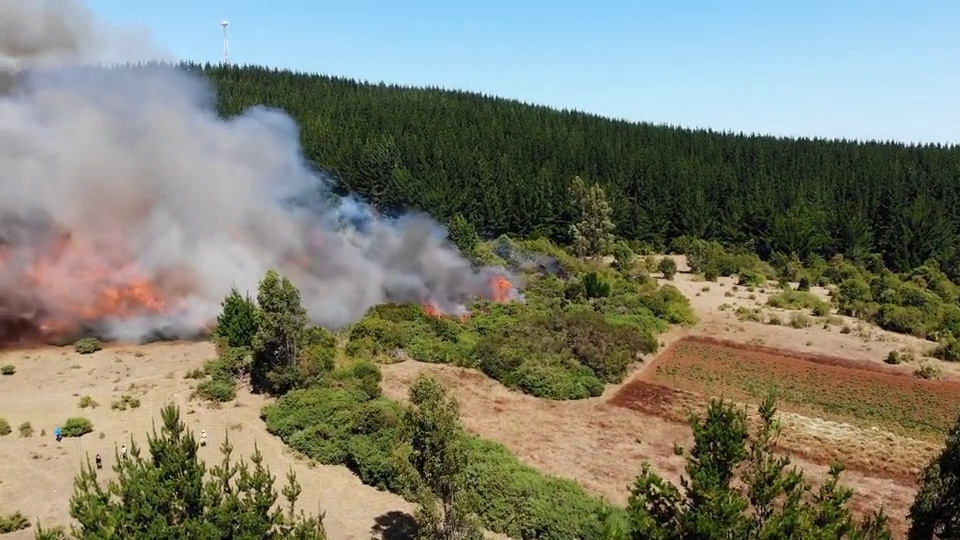
#> input picture fire_1767722177.jpg, 960 x 540 px
$ python -i fire_detector.py   (imports and definitions only)
#> lines starting #> are read from the running program, lines starting #| are printed output that depends on the picture; after the words box and inside, x2 and y2 are one past the last pixel; in counts of white or black regions, pixels touching at a corner belong together
#> further down, picture is the input picture: shape (540, 960, 3); mean B, G, R 112.8, 127.6, 126.1
import cv2
import numpy as np

def detect_fire(frame):
    """
    HSV color-based fire detection
    """
    hsv = cv2.cvtColor(frame, cv2.COLOR_BGR2HSV)
#> hsv: shape (540, 960, 3); mean H, S, V 54.1, 93.5, 143
    # Fire-like colors (orange-red)
    lower = np.array([0, 150, 150])
    upper = np.array([35, 255, 255])
    mask = cv2.inRange(hsv, lower, upper)
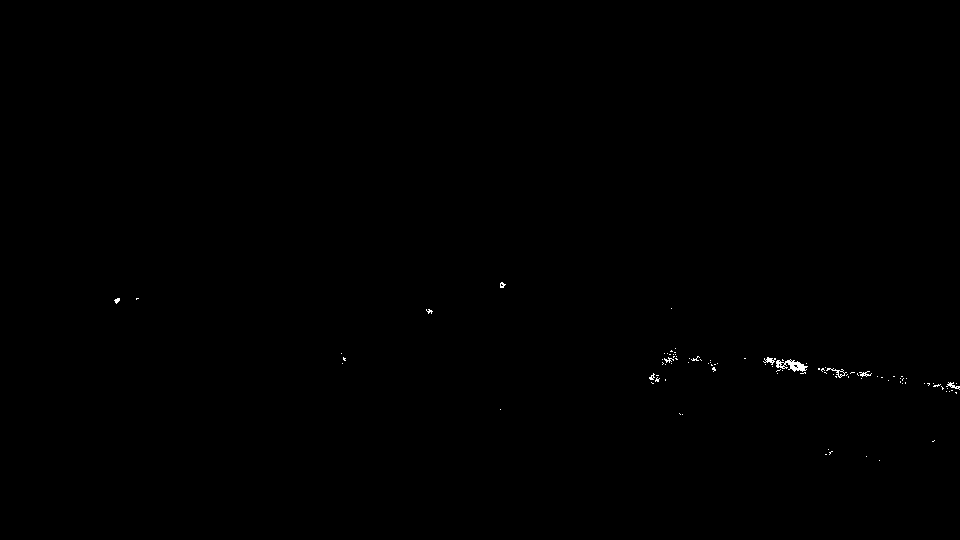
#> mask: shape (540, 960); 0.14% white in thin lines or dots, all inside (x1, y1, x2, y2) = (114, 282, 960, 461)
    fire_pixels = cv2.countNonZero(mask)
#> fire_pixels = 717

    if fire_pixels > 2000:  # Adjust threshold
        # Draw mask on frame for debug
        frame[mask>0] = [0,0,255]
        return True
    return False

>>> import cv2
>>> picture = cv2.imread('fire_1767722177.jpg')
>>> result = detect_fire(picture)
#> result = False

$ run again, on fire_1767722179.jpg
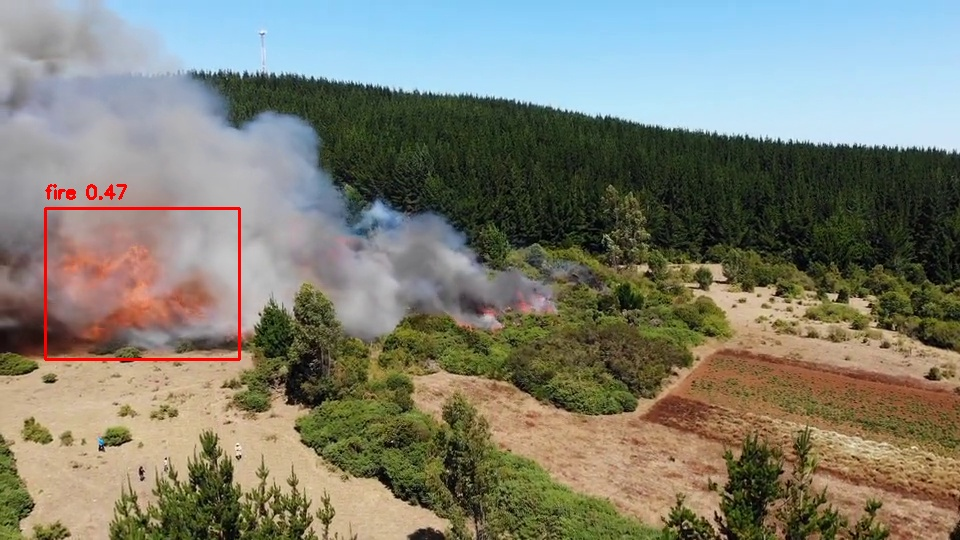
#> input picture fire_1767722179.jpg, 960 x 540 px
#> picture is the input picture: shape (540, 960, 3); mean B, G, R 113.9, 127.4, 127.4
#> hsv: shape (540, 960, 3); mean H, S, V 54.1, 94, 145.4
#> in detect_fire, `mask = cv2.inRange(hsv, lower, upper)`:
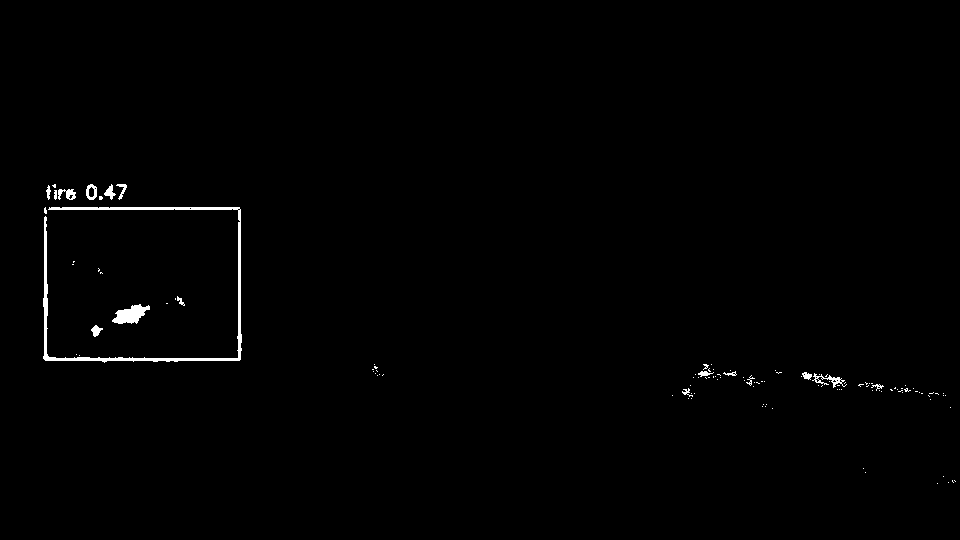
#> mask: shape (540, 960); 0.72% white; 118 white regions (101 under 20 px), largest, box (x1, y1, x2, y2) and area: (43, 207, 242, 363) 2129, (112, 304, 150, 324) 441, (812, 373, 847, 388) 152
#> fire_pixels = 3758
#> in detect_fire, `frame[mask>0] = [0,0,255]`:
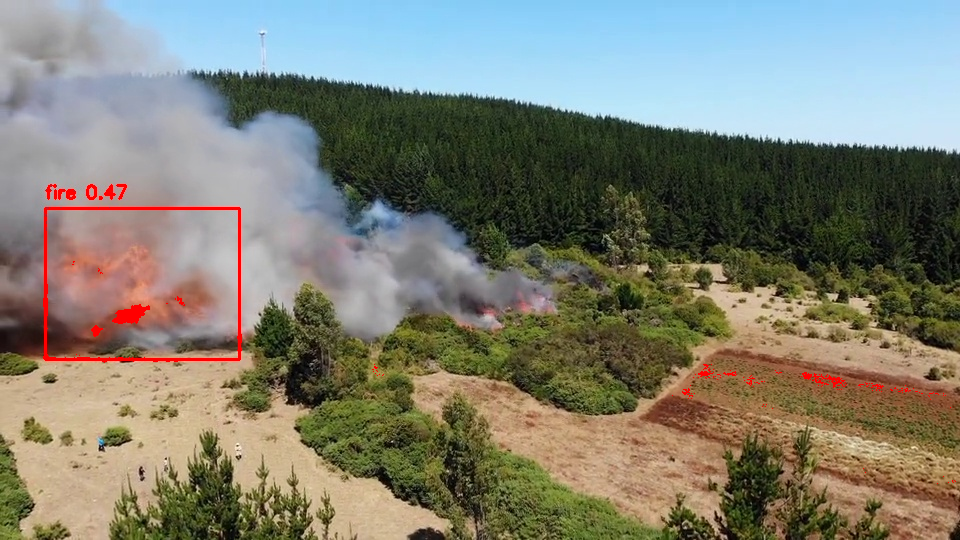
#> frame: shape (540, 960, 3); 0.72% of pixels changed, all inside (x1, y1, x2, y2) = (43, 184, 956, 484)
#> result = True

$ run again, on fire_1767722180.jpg
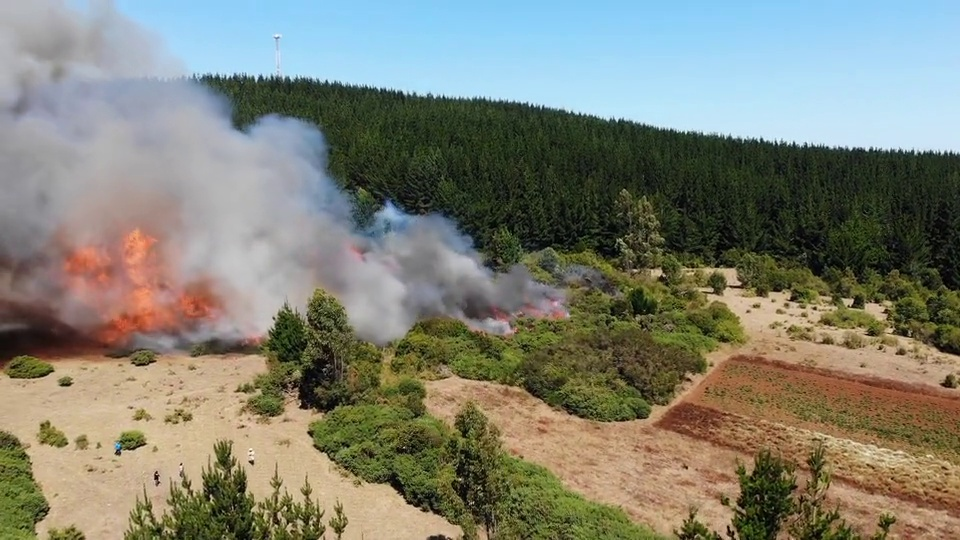
#> input picture fire_1767722180.jpg, 960 x 540 px
#> picture is the input picture: shape (540, 960, 3); mean B, G, R 115.8, 129.1, 127.9
#> hsv: shape (540, 960, 3); mean H, S, V 53.8, 92, 146.2
#> in detect_fire, `mask = cv2.inRange(hsv, lower, upper)`:
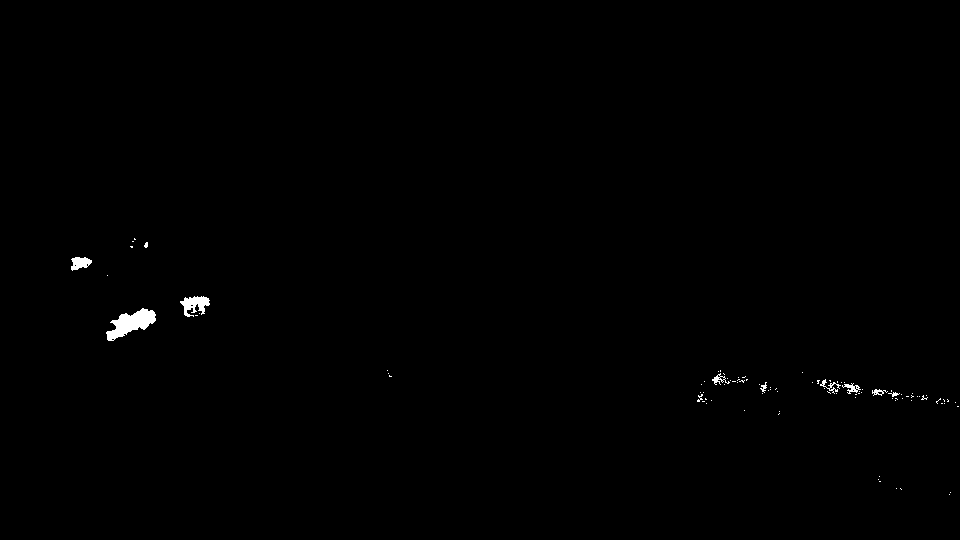
#> mask: shape (540, 960); 0.37% white; 95 white regions (85 under 20 px), largest, box (x1, y1, x2, y2) and area: (106, 308, 156, 341) 816, (180, 296, 210, 317) 355, (71, 257, 92, 271) 196
#> fire_pixels = 1937
#> result = False
